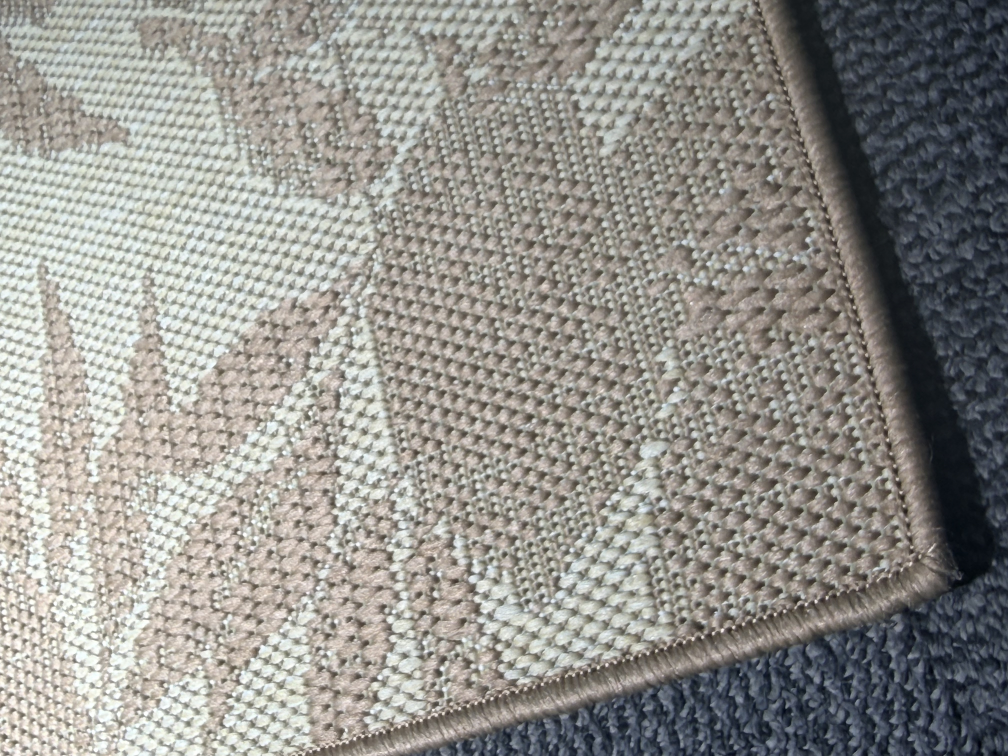
#> input picture assets/material-library/structured-woven-surface-01/construction/sample-01-detail-b.jpg, 4032 x 3024 px (shown at 1/4 size)
$ python comfyui_client.py ../assets/material-library/structured-woven-surface-01/construction/sample-01-detail-b.jpg
#> lines starting #> are read from the running program, lines starting #| are printed output that depends on the picture
#!/usr/bin/env python3
"""Submit the bundled SDXL img2img workflow to a running ComfyUI server."""

from __future__ import annotations

import argparse
import json
import shutil
import time
import urllib.error
import urllib.request
import uuid
from pathlib import Path

from PIL import Image, ImageOps


POSITIVE = (
    "photorealistic directly overhead studio product photograph of the supplied complete rug, "
    "preserve the exact artwork, motif topology, color regions, outline and orientation, "
    "a real thin relief-rich woven jacquard carpet rather than flat artwork, "
    "dense fine interlaced yarns visibly cover every colored region including the large plain center, "
    "short raised vertical yarn crowns cross fine horizontal threads, subtle irregular fibre fuzz, "
    "compact woven micro-relief and tiny self shadows remain visible at full product scale, "
    "narrow rounded serged binding with a slight physical edge shadow, "
    "bright clean commercial product lighting, crisp textile detail, high resolution"
)
NEGATIVE = (
    "changed pattern, extra motif, missing motif, warped outline, perspective view, folded rug, "
    "cropped rug, text, watermark, flat vector artwork, illustration, perfectly flat color fill, "
    "smooth printed surface, textureless center, fur, shag, chunky knit, rope, plastic, blurry"
)


def request_json(url: str, payload: dict | None = None) -> dict:
    data = None if payload is None else json.dumps(payload).encode("utf-8")
    request = urllib.request.Request(url, data=data)
    if data is not None:
        request.add_header("Content-Type", "application/json")
    with urllib.request.urlopen(request, timeout=30) as response:
        return json.loads(response.read().decode("utf-8"))


def prepare_input(source: Path, destination: Path, max_side: int) -> None:
#> called with max_side = 1024
    with Image.open(source) as opened:
#> opened is the input picture: PIL image 4032x3024 RGB; mean R, G, B 147.1, 145.9, 141
        image = ImageOps.exif_transpose(opened).convert("RGB")
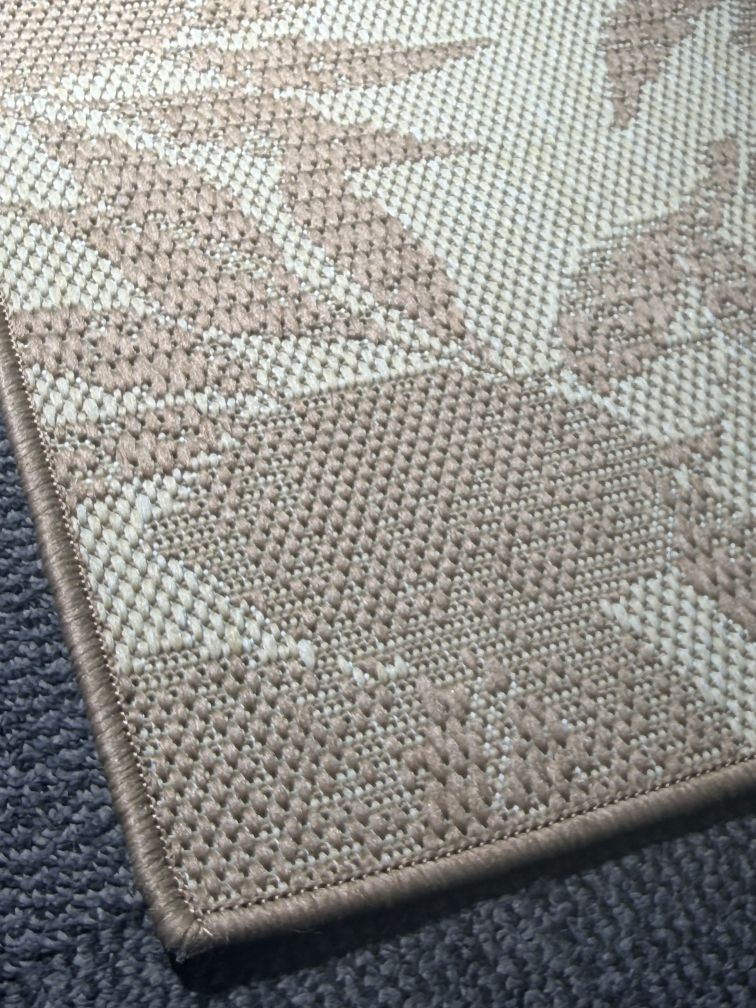
#> image: PIL image 3024x4032 RGB (shown at 1/4 size); mean R, G, B 147.1, 145.9, 141
        scale = min(1.0, max_side / max(image.size))
#> scale = 0.254
        width = max(64, round(image.width * scale / 64) * 64)
#> width = 768
        height = max(64, round(image.height * scale / 64) * 64)
#> height = 1024
        image = image.resize((width, height), Image.Resampling.LANCZOS)
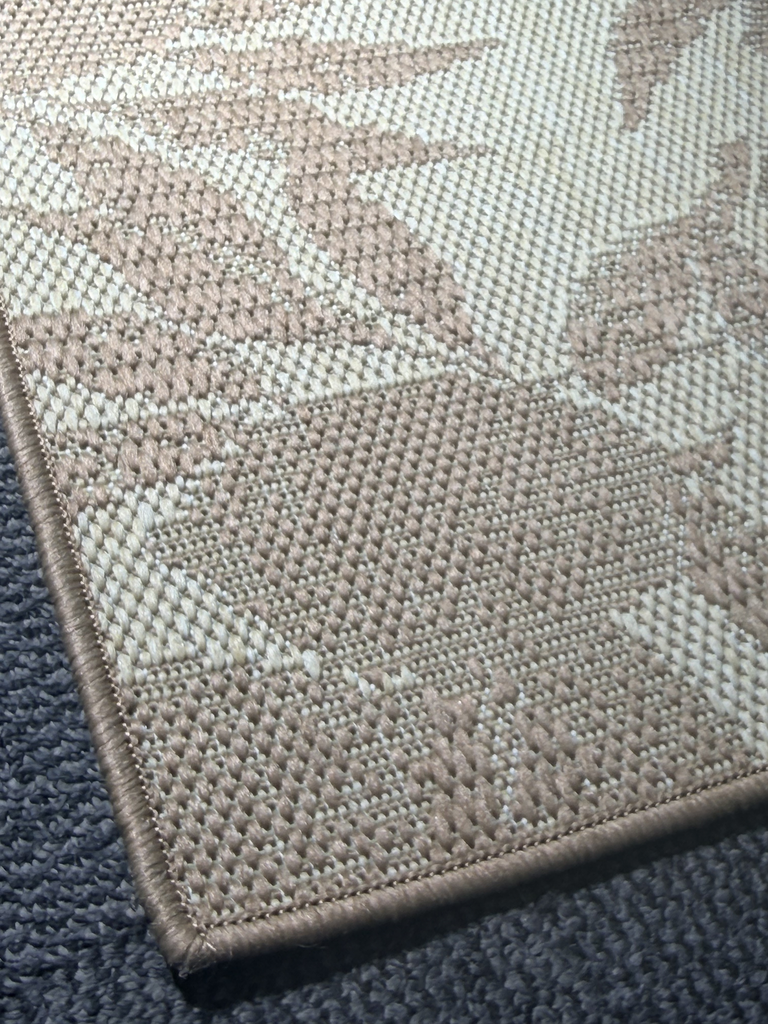
#> image: PIL image 768x1024 RGB; mean R, G, B 147.1, 145.9, 141
        image.save(destination, quality=96)


def workflow(image_name: str, checkpoint: str, seed: int, denoise: float, steps: int) -> dict:
    return {
        "1": {"class_type": "CheckpointLoaderSimple", "inputs": {"ckpt_name": checkpoint}},
        "2": {"class_type": "LoadImage", "inputs": {"image": image_name}},
        "3": {"class_type": "CLIPTextEncode", "inputs": {"text": POSITIVE, "clip": ["1", 1]}},
        "4": {"class_type": "CLIPTextEncode", "inputs": {"text": NEGATIVE, "clip": ["1", 1]}},
        "5": {"class_type": "VAEEncode", "inputs": {"pixels": ["2", 0], "vae": ["1", 2]}},
        "6": {
            "class_type": "KSampler",
            "inputs": {
                "seed": seed,
                "steps": steps,
                "cfg": 5.5,
                "sampler_name": "dpmpp_2m",
                "scheduler": "karras",
                "denoise": denoise,
                "model": ["1", 0],
                "positive": ["3", 0],
                "negative": ["4", 0],
                "latent_image": ["5", 0]
            }
        },
        "7": {"class_type": "VAEDecode", "inputs": {"samples": ["6", 0], "vae": ["1", 2]}},
        "8": {
            "class_type": "SaveImage",
            "inputs": {"filename_prefix": "carpet-visualizer/overview", "images": ["7", 0]}
        }
    }


def main() -> int:
    parser = argparse.ArgumentParser()
    parser.add_argument("input", type=Path)
    parser.add_argument("--runtime-root", default=r"D:\AI\carpet-visualizer-runtime")
    parser.add_argument("--output-dir", type=Path, default=Path("output"))
    parser.add_argument("--server", default="http://127.0.0.1:8188")
    parser.add_argument("--checkpoint", default="sd_xl_base_1.0.safetensors")
    parser.add_argument("--seed", type=int, default=5060001)
    parser.add_argument("--steps", type=int, default=14)
    parser.add_argument("--denoise", type=float, default=0.28)
    parser.add_argument("--max-side", type=int, default=1024)
    parser.add_argument("--timeout", type=int, default=900)
    args = parser.parse_args()

    source = args.input.resolve()
    if not source.is_file():
        raise SystemExit(f"Input image not found: {source}")
    comfy_root = Path(args.runtime_root).resolve() / "ComfyUI"
    input_dir = comfy_root / "input"
    input_dir.mkdir(parents=True, exist_ok=True)
    prepared_name = f"carpet_visualizer_{uuid.uuid4().hex}.jpg"
    prepared_path = input_dir / prepared_name
    prepare_input(source, prepared_path, args.max_side)

    try:
        result = request_json(
            f"{args.server}/prompt",
            {"prompt": workflow(prepared_name, args.checkpoint, args.seed, args.denoise, args.steps)},
        )
        prompt_id = result["prompt_id"]
        deadline = time.monotonic() + args.timeout
        history = None
        while time.monotonic() < deadline:
            current = request_json(f"{args.server}/history/{prompt_id}")
            if prompt_id in current:
                history = current[prompt_id]
                break
            time.sleep(2)
        if history is None:
            raise TimeoutError(f"ComfyUI job {prompt_id} did not finish in {args.timeout}s")

        images = history.get("outputs", {}).get("8", {}).get("images", [])
        if not images:
            raise RuntimeError(json.dumps(history, ensure_ascii=False)[:2000])
        output_dir = args.output_dir.resolve()
        output_dir.mkdir(parents=True, exist_ok=True)
        delivered = []
        for index, item in enumerate(images, start=1):
            generated = comfy_root / "output" / item.get("subfolder", "") / item["filename"]
            destination = output_dir / f"product-overview-{prompt_id[:8]}-{index}.png"
            shutil.copy2(generated, destination)
            delivered.append(str(destination))
        print(json.dumps({"prompt_id": prompt_id, "outputs": delivered}, ensure_ascii=False, indent=2))
        return 0
    finally:
        prepared_path.unlink(missing_ok=True)


if __name__ == "__main__":
#> (the run stopped early here; a loop or call above may not have finished)
